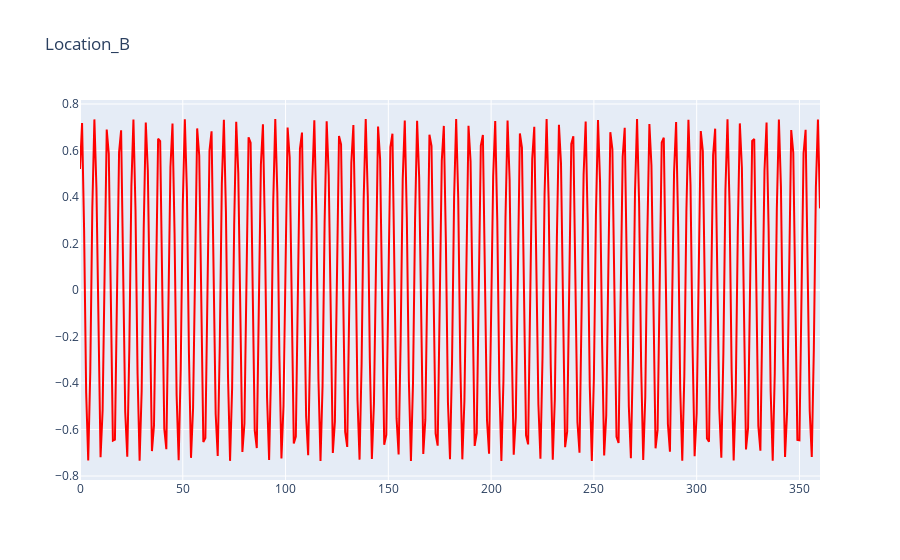
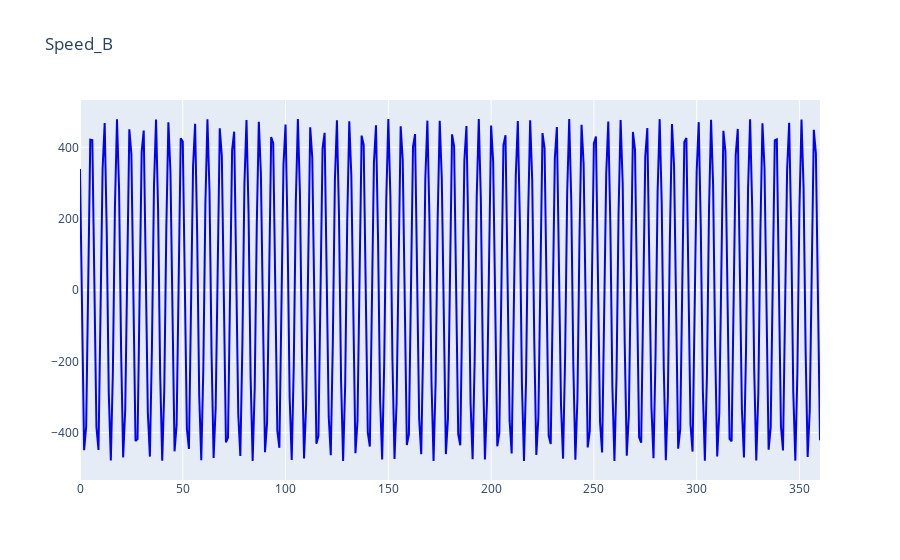
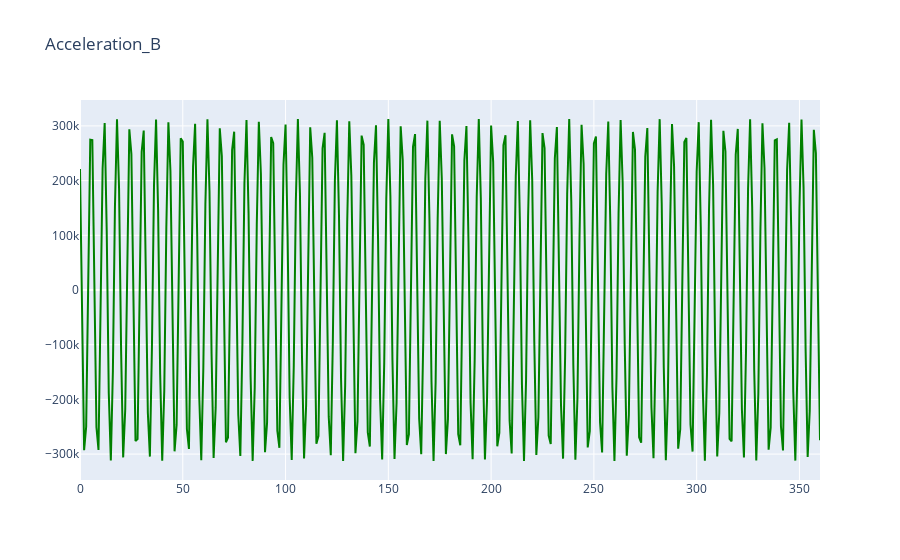
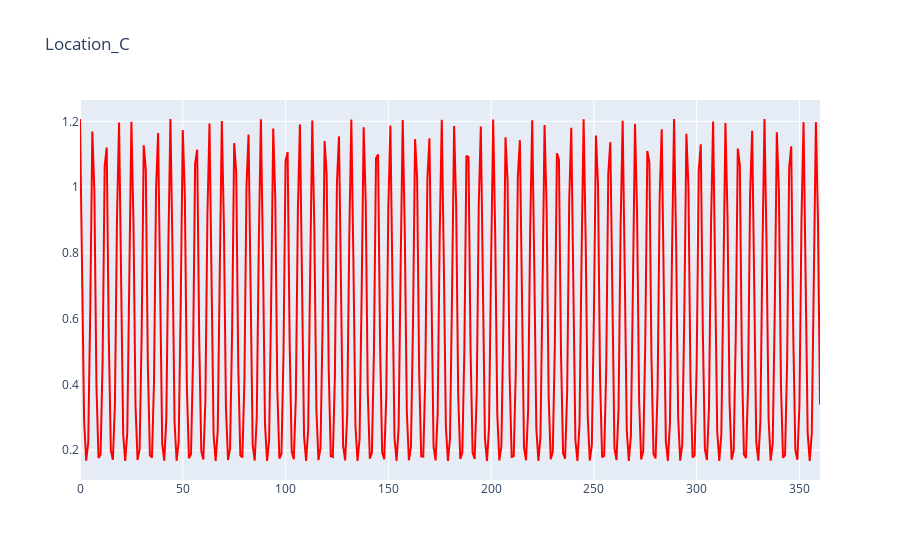

Notebook code for these charts, in order:
### Code cell
#%%

import math

#%%

l1 = 0.52 # as m
l2 = l1 + 0.1 # as m
w = 652 # as rad/s

#%%

degree = []
location_b = []
location_c = []
speed_b = []
speed_c = []
acceleration_b = []
acceleration_c = []

for theta in range(0, 360+1):
    
    loc_b = l1 * (math.cos(theta) + math.sin(theta))
    loc_c = l2 - ((l1*l1)/4*l2) + l1*(math.cos(theta) + l1/(4*l2)*math.cos(2*theta))
    
    sp_b = w * (l1 * (math.cos(theta) - math.sin(theta)))
    sp_c = -l1 * w * (math.sin(theta) + (l1/(2*l2)*math.sin(theta)))
    
    acc_b = l1 * w*w * (math.cos(theta) - (math.sin(theta)))
    acc_c = -l1 * w*w * (math.cos(theta) + ((l1 / l2)*math.cos(theta)))
    
    degree.append(theta)
    
    location_b.append(loc_b)
    location_c.append(loc_c)
    
    speed_b.append(sp_b)
    speed_c.append(sp_c)
    
    acceleration_b.append(acc_b)
    acceleration_c.append(acc_c)


#%%

import pandas as pd

#%%

data = {'Degree':degree, 
        'Location_B':location_b, 'Speed_B':speed_b, 'Acceleration_B':acceleration_b,
        'Location_C':location_c, 'Speed_C':speed_c, 'Acceleration_C':acceleration_c}

df = pd.DataFrame(data=data)
df.head()

#%%

import plotly.graph_objects as go

#%% md

# for point of B

#%%

fig = go.Figure()
fig.add_trace(go.Scatter(x=df['Degree'].iloc[0:],y=df['Location_B'].iloc[0:],mode='lines',line_color='red'))
fig.update_layout(title='Location_B')

fig.show()

#%%

fig = go.Figure()
fig.add_trace(go.Scatter(x=df['Degree'].iloc[0:],y=df['Speed_B'].iloc[0:],mode='lines',line_color='blue'))
fig.update_layout(title='Speed_B')

fig.show()

#%%

fig = go.Figure()
fig.add_trace(go.Scatter(x=df['Degree'].iloc[0:],y=df['Acceleration_B'].iloc[0:],mode='lines',line_color='green'))
fig.update_layout(title='Acceleration_B')

fig.show()

#%% md

# for point of C

#%%

fig = go.Figure()
fig.add_trace(go.Scatter(x=df['Degree'].iloc[0:],y=df['Location_C'].iloc[0:],mode='lines',line_color='red'))
fig.update_layout(title='Location_C')

fig.show()

#%%

fig = go.Figure()
fig.add_trace(go.Scatter(x=df['Degree'].iloc[0:],y=df['Speed_C'].iloc[0:],mode='lines',line_color='blue'))
fig.update_layout(title='Speed_C')

fig.show()

#%%

fig = go.Figure()
fig.add_trace(go.Scatter(x=df['Degree'].iloc[0:],y=df['Acceleration_C'].iloc[0:],mode='lines',line_color='green'))
fig.update_layout(title='Acceleration_C')

fig.show()

#%%

### Figure 1 — Plotly figure (JSON) as saved in the notebook; plotly's stock layout.template omitted (floating-point values rounded to 4 significant figures; data arrays with more than 128 entries replaced by an {"elided": "..."} marker saying what was removed)
{"data": [{"line": {"color": "red"}, "mode": "lines", "type": "scatter", "x": {"elided": "361 int values"}, "y": {"elided": "361 float values"}}], "layout": {"title": {"text": "Location_B"}}}

### Figure 2 — Plotly figure (JSON) as saved in the notebook; plotly's stock layout.template omitted (floating-point values rounded to 4 significant figures; data arrays with more than 128 entries replaced by an {"elided": "..."} marker saying what was removed)
{"data": [{"line": {"color": "blue"}, "mode": "lines", "type": "scatter", "x": {"elided": "361 int values"}, "y": {"elided": "361 float values"}}], "layout": {"title": {"text": "Speed_B"}}}

### Figure 3 — Plotly figure (JSON) as saved in the notebook; plotly's stock layout.template omitted (floating-point values rounded to 4 significant figures; data arrays with more than 128 entries replaced by an {"elided": "..."} marker saying what was removed)
{"data": [{"line": {"color": "green"}, "mode": "lines", "type": "scatter", "x": {"elided": "361 int values"}, "y": {"elided": "361 float values"}}], "layout": {"title": {"text": "Acceleration_B"}}}

### Figure 4 — Plotly figure (JSON) as saved in the notebook; plotly's stock layout.template omitted (floating-point values rounded to 4 significant figures; data arrays with more than 128 entries replaced by an {"elided": "..."} marker saying what was removed)
{"data": [{"line": {"color": "red"}, "mode": "lines", "type": "scatter", "x": {"elided": "361 int values"}, "y": {"elided": "361 float values"}}], "layout": {"title": {"text": "Location_C"}}}
